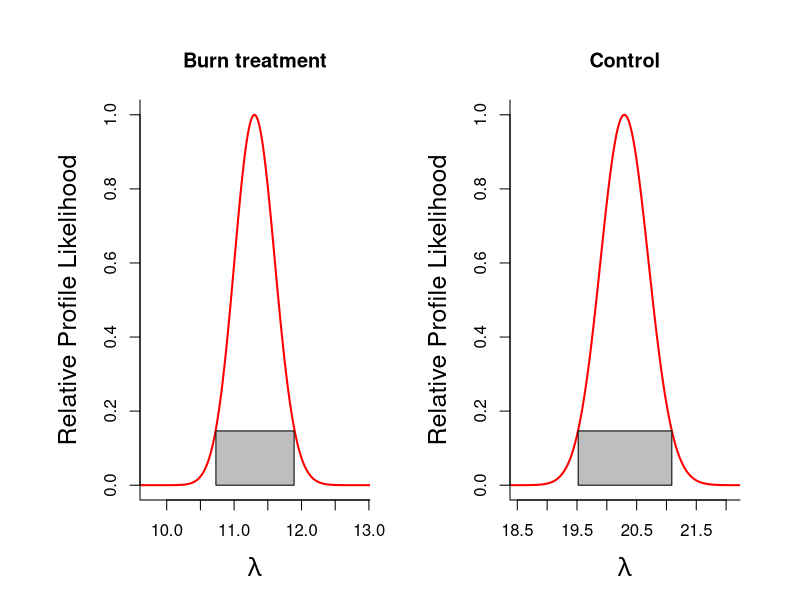
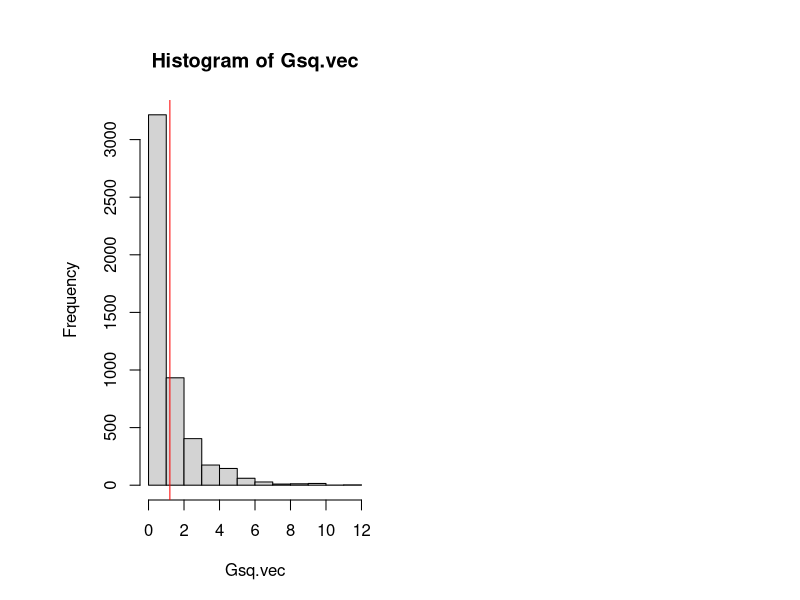

Here is the R script that generated these plots, in order:
##### David Mason ##### 14 April 2021 ##### STAT ECOL PROJ ###
# Set-up #####
library(tidyverse)
seeds <- read.csv("seed_trap.csv", header = T)
seeds_long <- pivot_longer(seeds, cols = 4:9,names_to = "SPECIES", 
													 values_to = "SEEDS")

burn <- seeds_long %>% 
filter(TREATMENT == "BURN")
control <- seeds_long %>% 
filter(TREATMENT == "CONTROL")
# Calculate seed arrival MLE ####
treatment <- function(burn,control ,plot.it=TRUE){

	# Computing Likelihood for Observed Data ####
	llh_poisson <- function(lambda, y){
		# log(likelihood) by summing 
		llh <- sum(dpois(y, lambda, log=TRUE))
  		return(llh)
	}

	lambdas <- seq(0,100, by=0.01)

	# compute log-likelihood for all lambda values
	burn_ll <- sapply(lambdas,function(x){llh_poisson(x,burn$SEEDS)})
	max.burn.ll <- max(burn_ll)
	burn.mle <- lambdas[burn_ll==max.burn.ll]
	burn.rel.l <- exp(burn_ll - max.burn.ll)
	burn.ci.cuttoff <- exp(-qchisq(p=0.95, df=1)/2)
	burn.cut.m.rell <- burn.ci.cuttoff - burn.rel.l
	burn.ci.indices <- which(burn.cut.m.rell<0, arr.ind=TRUE)
	burn.len.ciind <- length(burn.ci.indices)
	burn.left.CL <- lambdas[burn.ci.indices[1]]
	burn.right.CL <-lambdas[burn.ci.indices[burn.len.ciind]]
	n.burn <- length(burn$SEEDS)
	
	control_ll <- sapply(lambdas,function(x){llh_poisson(x,control$SEEDS)})
	max.control.ll <- max(control_ll)
	control.mle <- lambdas[control_ll==max.control.ll]
	control.rel.l <- exp(control_ll - max.control.ll)
	control.ci.cuttoff <- exp(-qchisq(p=0.95, df=1)/2)
	control.cut.m.rell <- control.ci.cuttoff - control.rel.l
	control.ci.indices <- which(control.cut.m.rell<0, arr.ind=TRUE)
	control.len.ciind <- length(control.ci.indices)
	control.left.CL <- lambdas[control.ci.indices[1]]
	control.right.CL <-lambdas[control.ci.indices[control.len.ciind]]
	n.control <- length(control$SEEDS)	

	#### Null model log-likelihood: no difference between burn and control?
	all.data  <- c(as.vector(burn$SEEDS), as.vector(control$SEEDS))
	null_ll <- sapply(lambdas,function(x){llh_poisson(x,all.data)})
	max.null.ll <- max(null_ll)
	null.mle <- lambdas[null_ll==max.null.ll]

	bic.sep.model <- -2*(max.burn.ll+max.control.ll) + 2*log(n.burn+n.control)
	bic.null.model <- -2*max.null.ll + 1*log(n.burn+n.control)
	if(bic.sep.model<bic.null.model){outcome <- 
		"Separate model is best"}else{outcome<- 
			"There's no difference between control and burn"}
	# Save the lambdas and log-likelihoods in a data frame
	burn_df <- data.frame(ll=burn_ll, lambda=lambdas)
	burn_df$TREATMENT <- c("BURN")
	control_df <- data.frame(ll=control_ll, lambda=lambdas)
	control_df$TREATMENT <- c("CONTROL")
	profile.ll <- rbind(burn_df, control_df)
	
	# Save the MLES and the confidence intervals	
	burn.cis <- c(burn.left.CL, burn.mle, burn.right.CL)
	ctl.cis  <- c(control.left.CL, control.mle, control.right.CL)
	out <- rbind(burn.cis, ctl.cis)	
	colnames(out) <- c("LCL", "MLE", "UPL")
	rownames(out) <- c("Burn treat.", "Control")
	
	
	
	if(plot.it==TRUE){
		
		burn.ci <- seq(from=burn.left.CL, to=burn.right.CL, by=0.01)
		ctl.ci <- seq(from=control.left.CL, to=control.right.CL, by=0.01)
		ci.height <- burn.ci.cuttoff
		
		xlims.burn <- c(burn.left.CL-1, burn.right.CL+1)
		xlims.ctl  <- c(control.left.CL-1, control.right.CL+1) 
		par(mfrow=c(1,2), oma=c(1,2,1,1), mar=c(4,5,4,2))		
		plot(lambdas, burn.rel.l, type="l", col="red", lwd=2, xlim=xlims.burn, xlab=expression(lambda), 
		ylab="Relative Profile Likelihood", cex.lab=1.5, bty="l", main="Burn treatment")
		polygon(x=c(burn.ci,rev(burn.ci)), y=c(rep(0,length(burn.ci)),rep(ci.height,length(burn.ci))), col="grey")
		plot(lambdas, control.rel.l, type="l", col="red", lwd=2, xlim=xlims.ctl,xlab=expression(lambda), 
		ylab="Relative Profile Likelihood", cex.lab=1.5, bty="l", main="Control")
		polygon(x=c(ctl.ci,rev(ctl.ci)), y=c(rep(0,length(ctl.ci)),rep(ci.height,length(ctl.ci))), col="grey")		
		
	}
	
	
	return(list(CIS.lambdas=out,bic.sep.model=bic.sep.model, bic.null.model=bic.null.model, outcome=outcome))
}

output <- treatment(burn,control,plot.it = TRUE)
out.mle <- output[[1]]

burn.lamb.mle <- out.mle[1,3]
control.lamb.mle <- out.mle[2,3]
# Calculate proportion of establishment MLE ####
# Number of trials 
N <- 10
burn.reps <- 21
control.reps <- 21

# Simulate the data
burn.samp <- rbinom(n=burn.reps, size=N, prob=0.40)
cont.samp <- rbinom(n=burn.reps, size=N, prob=0.15)

# Calculate phat
burn.p.hat <- sum(burn.samp)/(N*length(burn.samp))
cont.p.hat <- sum(cont.samp)/(N*length(cont.samp))

# Estimate seed establishment for treatments ####

# Number of trials (arriving seeds) is from lambda
burn.est <- rbinom(n=burn.reps, size=round(burn.lamb.mle), prob = burn.p.hat)
cont.est <- rbinom(n=control.reps, size=round(control.lamb.mle), prob = cont.p.hat)

# Comparing total plant establishmet by treatment ####

# Likelihood function under the null
lnLo <- function(burn,control,Ntrials){
	
	both.counts <- c(burn,control)
	p.hat <- sum(both.counts)/(Ntrials*length(both.counts))
	llikevec <- dbinom(x=both.counts, size=Ntrials, prob=p.hat, log=TRUE)
	return(sum(llikevec))
}

# Likelihood function under the alternative
lnL1 <- function(burn,control,Ntrials){
	
	phat.burn <- sum(burn)/(Ntrials*length(burn))
	phat.cont <- sum(control)/(Ntrials*length(control))
	
	llike.burn <- sum(dbinom(x=burn,size=Ntrials, prob=phat.burn, log=TRUE))
	llike.cont <- sum(dbinom(x=control,size=Ntrials, prob=phat.cont, log=TRUE))
	
	return(sum(c(llike.burn,llike.cont)))
}

# Computing Gsq = -2log(Lo/L1)
lnLo.hat <- lnLo(burn=burn.est, control=cont.est, Ntrials=N)
lnL1.hat <- lnL1(burn=burn.est, control=cont.est, Ntrials=N)

Gsq <- -2*(lnLo.hat-lnL1.hat)
alpha <- 0.001
Gsq.crit <- qchisq(p=1-alpha, df=3-1)
pvalue <- 1-pchisq(q=Gsq, df=3-1)

# Parametric bootstrapping ####

boot <- 5000
both <- c(burn.est,cont.est)
phat.Ho <- sum(both)/(N*length(both)); # MLE under H0 = sum(xis)/sum(nis)
Gsq.vec <- rep(0,boot)
for(i in 1:boot){
	# Simulate data like the one observed but under the Null hypothesis

	burn.boot <- rbinom(n=burn, size=N, prob=phat.Ho)
	cont.boot <- rbinom(n=control, size=N, prob=phat.Ho)
	
	lnLo.boot <- lnLo(burn=burn.boot, control=cont.boot, Ntrials=N)	
	lnL1.boot <- lnL1(burn=burn.boot, control=cont.boot, Ntrials=N)		
	
	Gsq.vec[i] <- -2*(lnLo.boot-lnL1.boot)
	
}

boot.pval <- sum(Gsq.vec > Gsq)/2000 # Proportion of boostrap Gsq's that are bigger than the observed Gsq
print(boot.pval) # compare to Chisquare pvalue
print(pvalue)

hist(Gsq.vec)
abline(v=Gsq, col="red")
